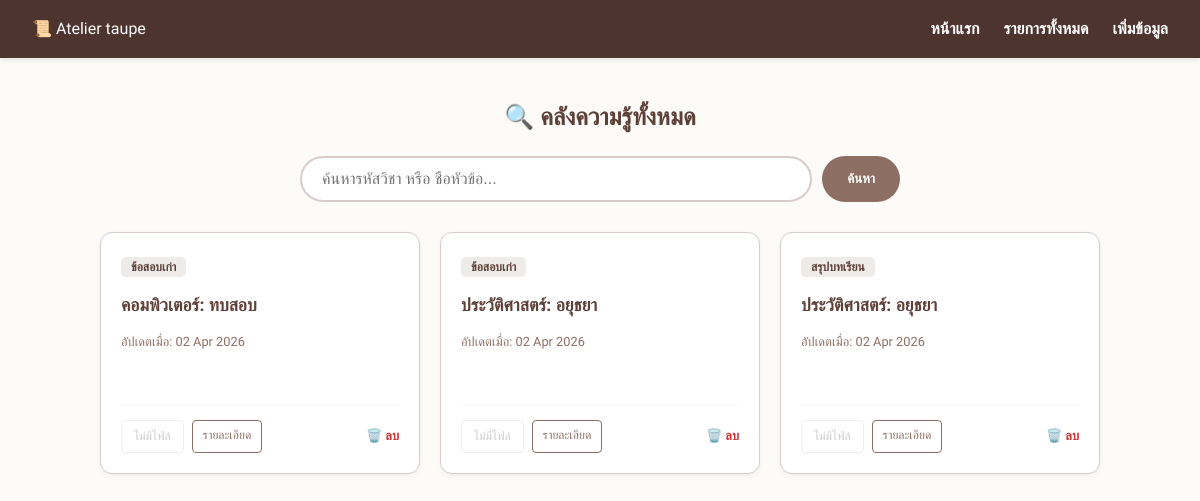
Page /list/ on the committed database.
### archive/models.py (models this page shows, shortened)
class Document(models.Model):
    CATEGORY_CHOICES = [
        ('SUM', 'สรุปบทเรียน'),
        ('EXAM', 'ข้อสอบเก่า'),
    ]
    subject_code = models.CharField(max_length=10)
    title = models.CharField(max_length=200)
    category = models.CharField(max_length=4, choices=CATEGORY_CHOICES)
    description = models.TextField(blank=True)
    file = models.FileField(upload_to='documents/', null=True, blank=True)
    upload_date = models.DateTimeField(auto_now_add=True)

### archive/views.py (the view)
# urls.py: path('list/', views.list_view, name='list'),    # หน้ารายการทั้งหมด
def list_view(request):
    query_name = request.GET.get('q')
    query_cat = request.GET.get('cat')
    results = Document.objects.all().order_by('-upload_date')
    if query_name:
        results = results.filter(
            Q(title__icontains=query_name) |
            Q(subject_code__icontains=query_name)
        )
    if query_cat:
        results = results.filter(category=query_cat)
    return render(request, 'list.html', {'results': results})

### archive/templates/list.html (shortened to what this page needs)
{% extends 'base.html' %}
{% load static %}
{% block content %}
<div style="margin-bottom: 30px; text-align: center;">
    <h2 style="color: #5D4037; margin-bottom: 20px;">🔍 คลังความรู้ทั้งหมด</h2>
    <form method="GET" action="{% url 'archive:list' %}" style="max-width: 600px; margin: 0 auto; display: flex; gap: 10px;">
        <input type="text" name="q" value="{{ request.GET.q|default:'' }}" placeholder="ค้นหารหัสวิชา หรือ ชื่อหัวข้อ..."
               style="flex: 1; padding: 12px 20px; border: 2px solid #D7CCC8; border-radius: 30px; outline: none; font-size: 1rem;">
        <button type="submit" style="background: #8D6E63; color: white; border: none; padding: 10px 25px; border-radius: 30px; cursor: pointer; font-weight: bold;">
            ค้นหา
        </button>
    </form>
</div>
<div style="display: grid; grid-template-columns: repeat(3, 1fr); gap: 20px; margin-top: 20px;">
    {% for item in results %}
    <div style="background: white; border: 1px solid #D7CCC8; padding: 20px; border-radius: 12px; display: flex; flex-direction: column; justify-content: space-between; min-height: 200px; transition: 0.3s; box-shadow: 0 2px 5px rgba(0,0,0,0.05);">
        <div>
            <span style="background: #EFEBE9; color: #5D4037; font-size: 0.75rem; padding: 3px 10px; border-radius: 5px; font-weight: bold;">
                {{ item.get_category_display }}
            </span>
            <h3 style="margin: 12px 0 5px 0; color: #5D4037; font-size: 1.1rem;">{{ item.subject_code }}: {{ item.title }}</h3>
            <p style="font-size: 0.8rem; color: #8D6E63; margin-bottom: 10px;">อัปเดตเมื่อ: {{ item.upload_date|date:"d M Y" }}</p>
        </div>
        <div style="margin-top: 15px; border-top: 1px solid #F5F5F5; padding-top: 15px; display: flex; justify-content: space-between; align-items: center;">
            <div style="display: flex; gap: 8px;">
                {% if item.file %}
                <a href="{{ item.file.url }}" target="_blank" style="font-size: 0.75rem; text-decoration: none; background: #8D6E63; color: white; padding: 6px 12px; border-radius: 4px; font-weight: bold;">
                    📖 อ่านไฟล์
                </a>
                {% else %}
                <span style="font-size: 0.75rem; color: #ccc; padding: 6px 12px; border: 1px solid #eee; border-radius: 4px;">ไม่มีไฟล์</span>
                {% endif %}
                <a href="{% url 'archive:detail' item.pk %}" style="font-size: 0.75rem; text-decoration: none; border: 1px solid #8D6E63; color: #8D6E63; padding: 5px 10px; border-radius: 4px;">
                    รายละเอียด
                </a>
            </div>
            <a href="{% url 'archive:delete' item.pk %}" style="color: #D32F2F; font-size: 0.8rem; text-decoration: none; font-weight: bold;">🗑️ ลบ</a>
        </div>
    </div>
    {% empty %}
    <div style="grid-column: span 3; text-align: center; padding: 60px; color: #999; background: #fafafa; border-radius: 15px;">
        <p style="font-size: 1.2rem;">❌ ไม่พบข้อมูลที่ต้องการ</p>
        <a href="{% url 'archive:list' %}" style="color: #8D6E63; font-weight: bold;">กลับไปดูรายการทั้งหมด</a>
    </div>
    {% endfor %}
</div>
{% endblock %}

### archive/templates/base.html (shortened to what this page needs)
<!DOCTYPE html>
<html lang="th">
<head>
</head>
<body>
<nav>
    <div class="logo">📜 Atelier taupe</div>
    <div>
        <a href="{% url 'archive:home' %}">หน้าแรก</a>
        <a href="{% url 'archive:list' %}">รายการทั้งหมด</a>
        <a href="{% url 'archive:add' %}">เพิ่มข้อมูล</a>
    </div>
</nav>
<div class="container">
    {% block content %}
    {% endblock %}
</div>
</body>
</html>

### archive/templates/base.html (style rules this page uses)
:root { --bg-color: #FDFBF7; --primary-brown: #8D6E63; --dark-brown: #4E342E; --cream-light: #FFFFFF; --border-color: #D7CCC8; --text-color: #3E2723; }
body { font-family: 'Sarabun', sans-serif; background-color: var(--bg-color); color: var(--text-color); margin: 0; padding: 0; line-height: 1.6; }
nav { background-color: var(--dark-brown); padding: 1rem 2rem; display: flex; justify-content: space-between; align-items: center; color: var(--cream-light); box-shadow: 0 2px 5px rgba(0,0,0,0.1); }
nav a { color: var(--cream-light); text-decoration: none; margin-left: 20px; font-weight: bold; }
.container { max-width: 1000px; margin: 40px auto; padding: 0 20px; }

### rows in the picture
Document: category "ข้อสอบเก่า", subject_code "คอมพิวเตอร์", title "ทบสอบ", upload_date "02 Apr 2026", file "ไม่มีไฟล์"
Document: category "ข้อสอบเก่า", subject_code "ประวัติศาสตร์", title "อยุธยา", upload_date "02 Apr 2026", shows "ไม่มีไฟล์"
Document: category "สรุปบทเรียน", subject_code "ประวัติศาสตร์", title "อยุธยา", upload_date "02 Apr 2026", shows "ไม่มีไฟล์"
